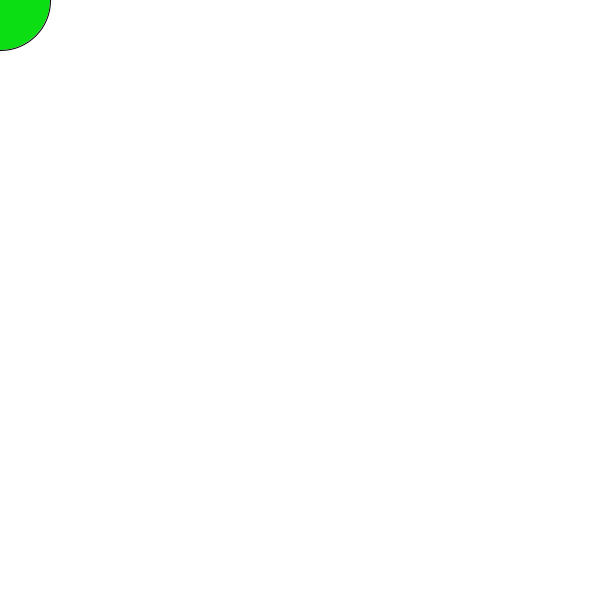
Frame 1 (no input)
Frame 60 (the mouse pressed at the canvas centre just before this capture): identical to frame 1, image omitted
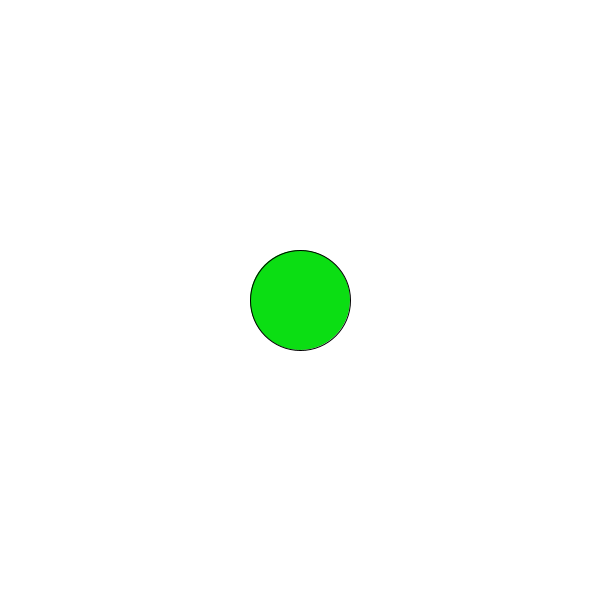
Frame 120 (the mouse held since frame 60 and released just before this capture)

The Processing sketch that drew these frames (run headless with seeded random() and noise(); from frame 60 on, the mouse is pressed at the canvas centre):

// Processing sketch: sketch_260421b
// ── sketch_260421b.pde
float scale;

void setup(){
  size(600, 600);
}

void draw(){
  background(255); 
  fill(#0BDE13);
  circle(mouseX, mouseY, 100);


}
